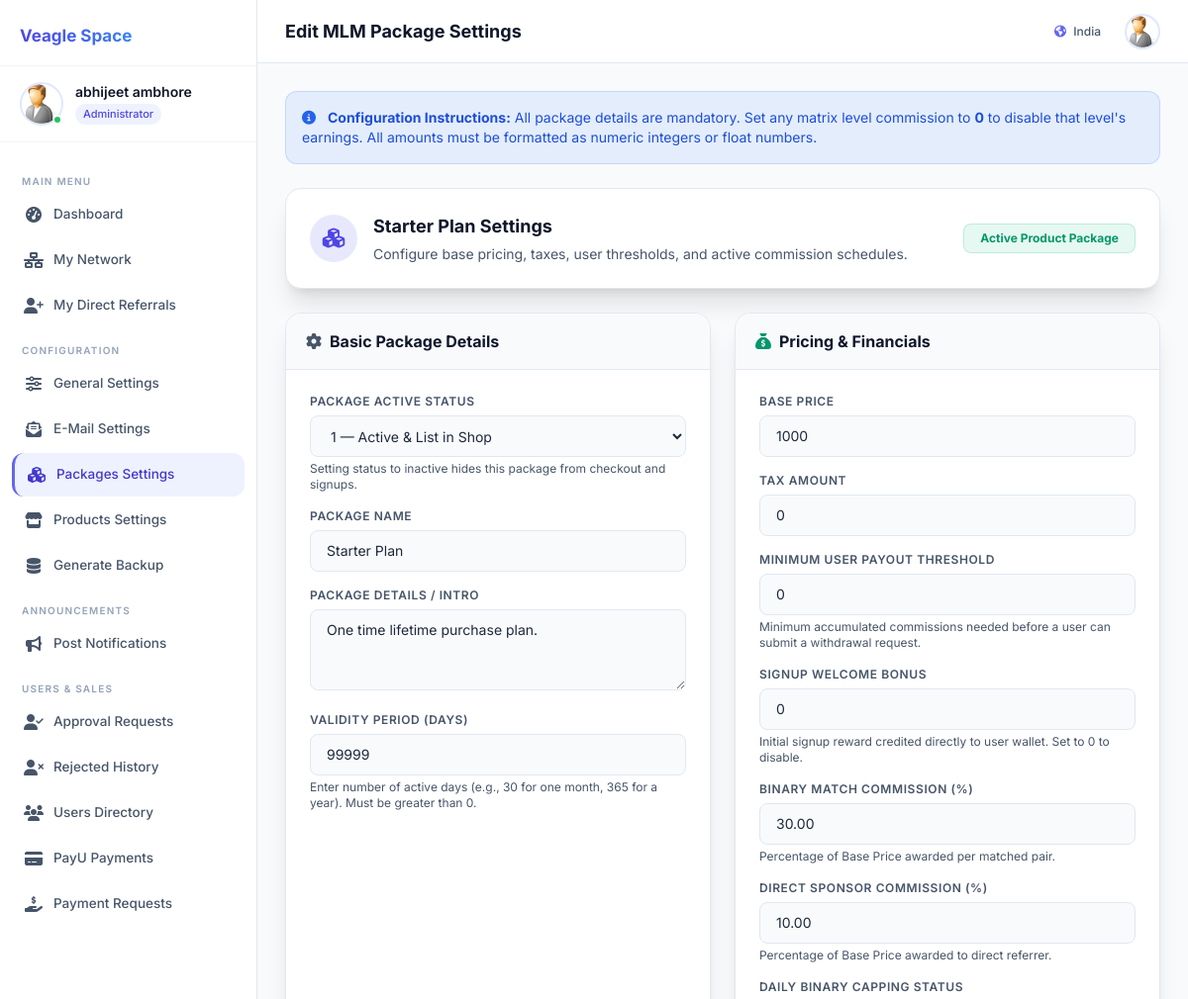
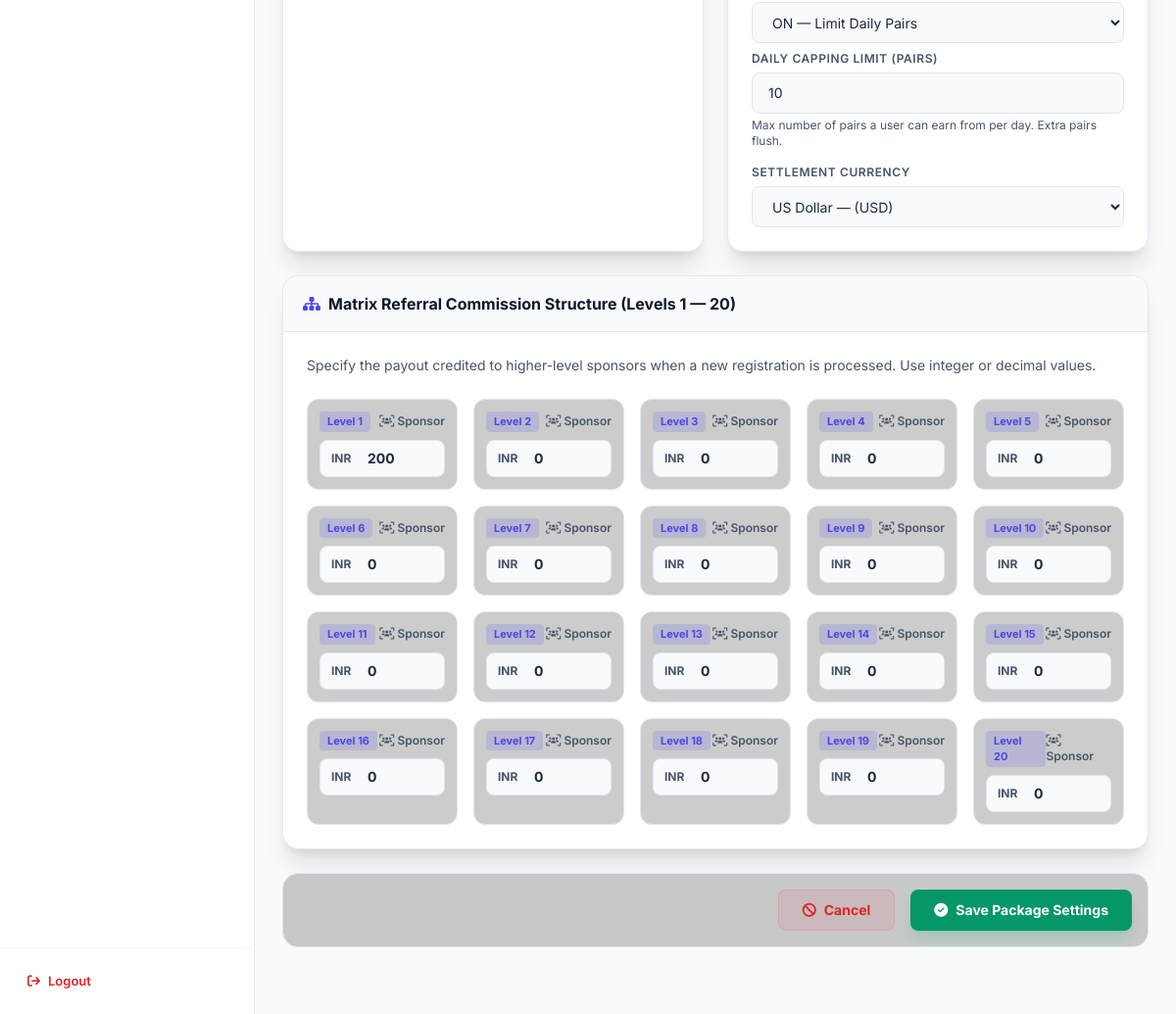
/User/admin/updatepck.php?upackage=1 (signed in), run on the app's committed database (2 pictures, top to bottom).
### tables this page shows
CREATE TABLE IF NOT EXISTS `affiliateuser` (
  `Id` int NOT NULL AUTO_INCREMENT,
  `username` varchar(15) NOT NULL,
  `password` text NOT NULL,
  `fname` text NOT NULL,
  `address` text NOT NULL,
  `email` text NOT NULL,
  `referedby` varchar(15) NOT NULL DEFAULT 'none',
  `parent_id` int DEFAULT NULL,
  `position` enum('L','R') DEFAULT NULL,
  `default_leg` enum('L','R','AUTO') NOT NULL DEFAULT 'AUTO',
  `left_count` int NOT NULL DEFAULT '0',
  `right_count` int NOT NULL DEFAULT '0',
  `paid_pairs` int NOT NULL DEFAULT '0',
  `ipaddress` int unsigned NOT NULL,
  `mobile` bigint NOT NULL,
  `active` int NOT NULL,
  `doj` date NOT NULL,
  `country` text NOT NULL,
  `tamount` double NOT NULL DEFAULT '0',
  `payment` varchar(10) NOT NULL,
  `signupcode` text NOT NULL,
  `level` int NOT NULL DEFAULT '2',
  `pcktaken` int NOT NULL DEFAULT '0',
  `launch` int NOT NULL DEFAULT '0',
  `launch_time` datetime DEFAULT NULL,
  `is_binary_qualified` int NOT NULL DEFAULT '0',
  `expiry` date NOT NULL DEFAULT '2199-12-31',
  `bankname` varchar(250) NOT NULL DEFAULT 'Not Available',
  `accountname` varchar(250) NOT NULL DEFAULT 'Not Available',
  `accountno` double NOT NULL DEFAULT '0',
  `accounttype` int NOT NULL DEFAULT '0',
  `ifsccode` varchar(100) NOT NULL DEFAULT 'Not Available',
  `getpayment` int NOT NULL DEFAULT '1',
  `renew` int NOT NULL DEFAULT '0',
  PRIMARY KEY (`username`),
  UNIQUE KEY `Id` (`Id`)
);

CREATE TABLE IF NOT EXISTS `packages` (
  `id` int NOT NULL AUTO_INCREMENT,
  `name` text NOT NULL,
  `price` double NOT NULL DEFAULT '0',
  `currency` text NOT NULL,
  `details` text NOT NULL,
  `tax` double NOT NULL DEFAULT '0',
  `mpay` double NOT NULL DEFAULT '0',
  `sbonus` double DEFAULT '0',
  `cdate` date NOT NULL,
  `active` int NOT NULL DEFAULT '1',
  `level1` double NOT NULL DEFAULT '0',
  `level2` double NOT NULL DEFAULT '0',
  `level3` double NOT NULL DEFAULT '0',
  `level4` double NOT NULL DEFAULT '0',
  `level5` double NOT NULL DEFAULT '0',
  `level6` double NOT NULL DEFAULT '0',
  `level7` double NOT NULL DEFAULT '0',
  `level8` double NOT NULL DEFAULT '0',
  `level9` double NOT NULL DEFAULT '0',
  `level10` double NOT NULL DEFAULT '0',
  `level11` double NOT NULL DEFAULT '0',
  `level12` double NOT NULL DEFAULT '0',
  `level13` double NOT NULL DEFAULT '0',
  `level14` double NOT NULL DEFAULT '0',
  `level15` double NOT NULL DEFAULT '0',
  `level16` double NOT NULL DEFAULT '0',
  `level17` double NOT NULL DEFAULT '0',
  `level18` double NOT NULL DEFAULT '0',
  `level19` double NOT NULL DEFAULT '0',
  `level20` double NOT NULL DEFAULT '0',
  `gateway` int NOT NULL DEFAULT '3',
  `validity` int NOT NULL DEFAULT '0',
  `binary_percent` decimal(5,2) NOT NULL DEFAULT '30.00',
  `sponsor_percent` decimal(5,2) NOT NULL DEFAULT '10.00',
  `capping_status` tinyint(1) NOT NULL DEFAULT '1',
  `capping_limit` int NOT NULL DEFAULT '10',
  PRIMARY KEY (`id`)
);

### User/admin/updatepck.php (the view, shortened to what the rows shown need)
<?php
include_once ("z_db.php");
$upid = (int)($_POST['upackage'] ?? $_GET['upackage'] ?? 0);
$row = mlmp_pdo_fetch($pdo, "SELECT * FROM packages WHERE id = ?", [$upid]);
$pname = $row['name'] ?? '';
$pdetail = $row['details'] ?? '';
$pprice = $row['price'] ?? 0;
$pcurid = $row['currency'] ?? '';
$pckmpay = $row['mpay'] ?? 0;
$pcktax = $row['tax'] ?? 0;
$pcksbonus = $row['sbonus'] ?? 0;
$pckactive = $row['active'] ?? 0;
$validity = $row['validity'] ?? 0;
$binary_percent = $row['binary_percent'] ?? 30;
$sponsor_percent = $row['sponsor_percent'] ?? 10;
$capping_limit = $row['capping_limit'] ?? 10;
$capping_status = $row['capping_status'] ?? 1;
$levels = [];
for ($i = 1; $i <= 20; $i++) {
    $levels[$i] = $row["level{$i}"] ?? 0;
}
include("layout_header.php");
?>
<div class="bg-white border border-slate-200 shadow-sm rounded-2xl shadow-xl p-6 mb-6">
    <div class="flex flex-wrap items-center justify-between gap-4">
        <div class="flex items-center gap-4">
            <div>
                <h2 class="text-lg font-bold text-slate-900 m-0"><?php echo mlmp_escape($pname); ?> Settings</h2>
                <p class="text-sm text-slate-600 mt-1 mb-0">Configure base pricing, taxes, user thresholds, and active commission schedules.</p>
            </div>
        </div>
    </div>
</div>
<form action="updatepcksettings.php" method="post" class="flex flex-col gap-6 mb-10">
    <div class="grid grid-cols-1 lg:grid-cols-2 gap-6">
        <div class="bg-white border border-slate-200 shadow-sm rounded-2xl shadow-xl flex flex-col overflow-hidden">
            <div class="p-6 flex flex-col gap-4">
                <div>
                    <label class="block text-xs font-semibold text-slate-600 uppercase tracking-wider mb-1.5">Package Active Status</label>
                    <select name="pckact" class="w-full bg-slate-50 border border-slate-200 rounded-lg px-4 py-2.5 text-slate-800 text-sm focus:outline-none focus:border-indigo-500 focus:ring-1 focus:ring-indigo-500 transition-all h-[42px]">
                        <option value="1" <?php if ($pckactive == 1) echo 'selected'; ?> class="bg-white">1 — Active & List in Shop</option>
                    </select>
                    <small class="block mt-1 text-xs text-slate-600">Setting status to inactive hides this package from checkout and signups.</small>
                </div>
                <div>
                    <label class="block text-xs font-semibold text-slate-600 uppercase tracking-wider mb-1.5">Package Name</label>
                    <input type="text" value="<?php echo mlmp_escape($pname); ?>" class="w-full bg-slate-50 border border-slate-200 rounded-lg px-4 py-2.5 text-slate-800 text-sm focus:outline-none focus:border-indigo-500 focus:ring-1 focus:ring-indigo-500 transition-all" placeholder="Enter package name (e.g. VIP Member)" name="pckname" required>
                </div>
                <div>
                    <label class="block text-xs font-semibold text-slate-600 uppercase tracking-wider mb-1.5">Package Details / Intro</label>
                    <textarea class="w-full bg-slate-50 border border-slate-200 rounded-lg px-4 py-2.5 text-slate-800 text-sm focus:outline-none focus:border-indigo-500 focus:ring-1 focus:ring-indigo-500 transition-all resize-y" placeholder="Brief summary of package features..." name="pckdetail" rows="3" required><?php echo mlmp_escape($pdetail); ?></textarea>
                </div>
                <div>
                    <label class="block text-xs font-semibold text-slate-600 uppercase tracking-wider mb-1.5">Validity Period (Days)</label>
                    <input type="number" value="<?php echo mlmp_escape($validity); ?>" class="w-full bg-slate-50 border border-slate-200 rounded-lg px-4 py-2.5 text-slate-800 text-sm focus:outline-none focus:border-indigo-500 focus:ring-1 focus:ring-indigo-500 transition-all" placeholder="e.g. 30" name="renewdays" required min="1">
                    <small class="block mt-1 text-xs text-slate-600">Enter number of active days (e.g., 30 for one month, 365 for a year). Must be greater than 0.</small>
                </div>
            </div>
        </div>
        <div class="bg-white border border-slate-200 shadow-sm rounded-2xl shadow-xl flex flex-col overflow-hidden">
            <div class="p-6 flex flex-col gap-4">
                <div>
                    <label class="block text-xs font-semibold text-slate-600 uppercase tracking-wider mb-1.5">Base Price</label>
                    <input type="number" step="0.01" value="<?php echo mlmp_escape($pprice); ?>" class="w-full bg-slate-50 border border-slate-200 rounded-lg px-4 py-2.5 text-slate-800 text-sm focus:outline-none focus:border-indigo-500 focus:ring-1 focus:ring-indigo-500 transition-all" placeholder="0.00" name="pckprice" required>
                </div>
                <div>
                    <label class="block text-xs font-semibold text-slate-600 uppercase tracking-wider mb-1.5">Tax Amount</label>
                    <input type="number" step="0.01" value="<?php echo mlmp_escape($pcktax); ?>" class="w-full bg-slate-50 border border-slate-200 rounded-lg px-4 py-2.5 text-slate-800 text-sm focus:outline-none focus:border-indigo-500 focus:ring-1 focus:ring-indigo-500 transition-all" placeholder="0.00" name="pcktax" required>
                </div>
                <div>
                    <label class="block text-xs font-semibold text-slate-600 uppercase tracking-wider mb-1.5">Minimum User Payout Threshold</label>
                    <input type="number" step="0.01" value="<?php echo mlmp_escape($pckmpay); ?>" class="w-full bg-slate-50 border border-slate-200 rounded-lg px-4 py-2.5 text-slate-800 text-sm focus:outline-none focus:border-indigo-500 focus:ring-1 focus:ring-indigo-500 transition-all" placeholder="50.00" name="pckmpay" required>
                    <small class="block mt-1 text-xs text-slate-600">Minimum accumulated commissions needed before a user can submit a withdrawal request.</small>
                </div>
                <div>
                    <label class="block text-xs font-semibold text-slate-600 uppercase tracking-wider mb-1.5">Signup Welcome Bonus</label>
                    <input type="number" step="0.01" value="<?php echo mlmp_escape($pcksbonus); ?>" class="w-full bg-slate-50 border border-slate-200 rounded-lg px-4 py-2.5 text-slate-800 text-sm focus:outline-none focus:border-indigo-500 focus:ring-1 focus:ring-indigo-500 transition-all" placeholder="0.00" name="pcksbonus" required>
                    <small class="block mt-1 text-xs text-slate-600">Initial signup reward credited directly to user wallet. Set to 0 to disable.</small>
                </div>
                <div>
                    <label class="block text-xs font-semibold text-slate-600 uppercase tracking-wider mb-1.5">Binary Match Commission (%)</label>
                    <input type="number" step="0.01" value="<?php echo mlmp_escape($binary_percent); ?>" class="w-full bg-slate-50 border border-slate-200 rounded-lg px-4 py-2.5 text-slate-800 text-sm focus:outline-none focus:border-indigo-500 focus:ring-1 focus:ring-indigo-500 transition-all" placeholder="30" name="binary_percent" required>
                    <small class="block mt-1 text-xs text-slate-600">Percentage of Base Price awarded per matched pair.</small>
                </div>
                <div>
                    <label class="block text-xs font-semibold text-slate-600 uppercase tracking-wider mb-1.5">Direct Sponsor Commission (%)</label>
                    <input type="number" step="0.01" value="<?php echo mlmp_escape($sponsor_percent); ?>" class="w-full bg-slate-50 border border-slate-200 rounded-lg px-4 py-2.5 text-slate-800 text-sm focus:outline-none focus:border-indigo-500 focus:ring-1 focus:ring-indigo-500 transition-all" placeholder="10" name="sponsor_percent" required>
                    <small class="block mt-1 text-xs text-slate-600">Percentage of Base Price awarded to direct referrer.</small>
                </div>
                <div>
                    <label class="block text-xs font-semibold text-slate-600 uppercase tracking-wider mb-1.5">Daily Binary Capping Status</label>
                    <select name="capping_status" class="w-full bg-slate-50 border border-slate-200 rounded-lg px-4 py-2.5 text-slate-800 text-sm focus:outline-none focus:border-indigo-500 focus:ring-1 focus:ring-indigo-500 transition-all h-[42px] mb-2" onchange="document.getElementById('capping_limit_container').style.display = this.value == '1' ? 'block' : 'none';">
                        <option value="1" <?php if ($capping_status == 1) echo 'selected'; ?> class="bg-white">ON — Limit Daily Pairs</option>
                    </select>
                    <div id="capping_limit_container" style="display: <?php echo $capping_status == 1 ? 'block' : 'none'; ?>;">
                        <label class="block text-xs font-semibold text-slate-600 uppercase tracking-wider mb-1.5">Daily Capping Limit (Pairs)</label>
                        <input type="number" value="<?php echo mlmp_escape($capping_limit); ?>" class="w-full bg-slate-50 border border-slate-200 rounded-lg px-4 py-2.5 text-slate-800 text-sm focus:outline-none focus:border-indigo-500 focus:ring-1 focus:ring-indigo-500 transition-all" placeholder="2" name="capping_limit" required>
                        <small class="block mt-1 text-xs text-slate-600">Max number of pairs a user can earn from per day. Extra pairs flush.</small>
                    </div>
                </div>
            </div>
        </div>
    </div>
    <div class="bg-white border border-slate-200 shadow-sm rounded-2xl shadow-xl flex flex-col overflow-hidden">
        <div class="p-6">
            <div class="grid grid-cols-2 sm:grid-cols-3 md:grid-cols-4 lg:grid-cols-5 gap-4">
                <?php for ($i = 1; $i <= 20; $i++): ?>
                    <div class="bg-black/20 border border-slate-200 rounded-xl p-3 flex flex-col gap-2 hover:border-indigo-500/50 transition-colors">
                        <div class="flex items-center justify-between">
                            <span class="bg-indigo-500/20 text-indigo-600 text-[11px] font-bold px-2 py-0.5 rounded">Level <?php echo $i; ?></span>
                            <span class="text-xs text-slate-600 font-semibold"><i class="fa-solid fa-users-viewfinder"></i> Sponsor</span>
                        </div>
                        <div class="relative">
                            <span class="absolute left-3 top-1/2 -translate-y-1/2 text-xs text-slate-600 font-bold"><?php echo mlmp_escape($pcurid); ?></span>
                            <input type="number" step="0.01" value="<?php echo mlmp_escape($levels[$i]); ?>" class="w-full bg-slate-50 border border-slate-200 rounded-lg pl-12 pr-3 py-2 text-slate-800 text-sm font-bold focus:outline-none focus:border-indigo-500 focus:ring-1 focus:ring-indigo-500 transition-all" name="lev<?php echo $i; ?>" required min="0">
                        </div>
                    </div>
                <?php endfor; ?>
            </div>
        </div>
    </div>
</form>
<?php
include("layout_footer.php");
?>

### User/admin/layout_header.php (shortened to what the rows shown need)
<?php
$_layout_admin = mlmp_pdo_fetch($pdo, "SELECT fname, country FROM affiliateuser WHERE username = ?", [$_SESSION['adminidusername']]);
$_layout_fname    = $_layout_admin['fname'] ?? 'Administrator';
$_layout_country  = $_layout_admin['country'] ?? '';
?>
<!DOCTYPE html>
<html lang="en">
<head>
<link rel="stylesheet" href="https://cdnjs.cloudflare.com/ajax/libs/font-awesome/6.5.0/css/all.min.css"/>
<script src="https://cdn.tailwindcss.com"></script>
</head>
<body class="font-['Inter'] bg-slate-50 text-slate-800 min-h-screen overflow-x-hidden selection:bg-indigo-500/30">
<div class="flex min-h-screen">
  <aside id="dashSidebar" class="w-[260px] bg-white border-r border-slate-200 flex flex-col fixed inset-y-0 left-0 z-50 transform -translate-x-full lg:translate-x-0 transition-transform duration-300 ease-in-out shadow-2xl lg:shadow-none">
    <div class="px-5 py-4 flex items-center gap-3 border-b border-slate-100">
      <div class="flex flex-col">
        <div class="text-sm font-semibold text-slate-900 leading-tight"><?php echo mlmp_escape($_layout_fname); ?></div>
        <div class="text-[11px] text-indigo-600 font-medium bg-indigo-50 px-2 py-0.5 rounded-full inline-block mt-1 w-max">
          Administrator
        </div>
      </div>
    </div>
  </aside>
  <div class="flex-1 flex flex-col lg:ml-[260px] min-h-screen bg-slate-50 transition-all duration-300 w-full lg:w-[calc(100%-260px)] min-w-0 relative">
    <header class="h-16 bg-white/90 backdrop-blur-md border-b border-slate-200 flex items-center justify-between px-4 sm:px-7 sticky top-0 z-30">
      <div class="flex items-center gap-4">
        <span class="hidden sm:inline-block text-[12px] text-slate-600 font-medium mr-2">
          <i class="fa-solid fa-earth-americas text-indigo-500 mr-1"></i> <?php echo mlmp_escape($_layout_country); ?>
        </span>
        <a href="profile.php">
          <img class="w-9 h-9 rounded-full border-2 border-indigo-100 object-cover cursor-pointer hover:opacity-90 transition-opacity" src="images/a0.jpg" alt="Avatar"
               onerror="this.src='https://ui-avatars.com/api/?name=<?php echo urlencode($_layout_fname); ?>&background=6366f1&color=fff'">
        </a>
      </div>
    </header>
    <main class="flex-1 p-4 sm:p-7 min-w-0">

### data on the page
affiliateuser: fname "abhijeet ambhore", country "India"
packages: name "Starter Plan", pckact "1 — Active & List in Shop", pckname "Starter Plan", pckdetail "One time lifetime purchase plan.", renewdays "99999", pckprice "1000", pcktax "0", pckmpay "0", pcksbonus "0", binary_percent "30.00", sponsor_percent "10.00", capping_status "ON — Limit Daily Pairs", capping_limit "10", currency "INR", lev1 "200", lev5 "0", lev6 "0", lev7 "0", lev11 "0", lev12 "0", lev13 "0", lev14 "0", lev15 "0", lev16 "0", lev17 "0", lev18 "0", lev19 "0", lev20 "0"

### other printed values
mlmp_escape($page_title) "Edit MLM Package Settings"
form field currency "US Dollar — (USD)"
